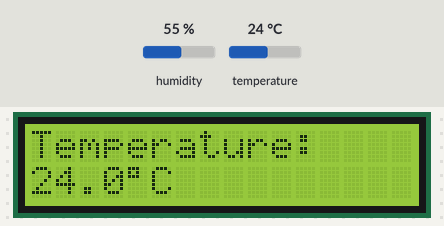
Bench run of a sketch on a simulated Arduino Uno, built with avr-gcc and run on an emulated ATmega328P. On the bench: 16×2 character LCD. The inputs (shaded band) are chosen by the test bench; at power-on: temperature 24 °C, humidity 55 %.

Above: at 1.2 s.
1.3 s: temperature set to 12 °C
At 3.4 s:
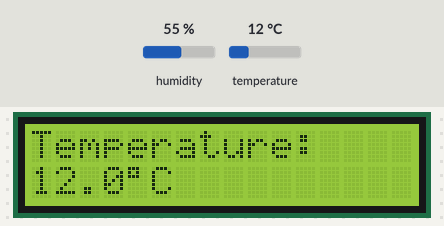
4.0 s: temperature set to 19 °C
At 4.7 s:
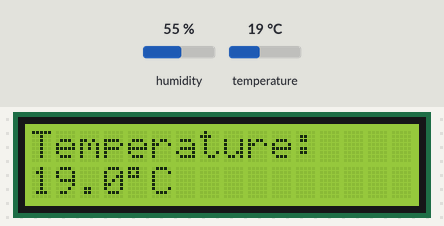
6.7 s: temperature set to 28 °C
At 9.5 s:
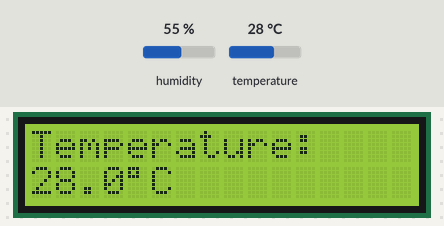
Timing chart, 0 to 11.0 s (numbered marks = the images above; inputs shaded):
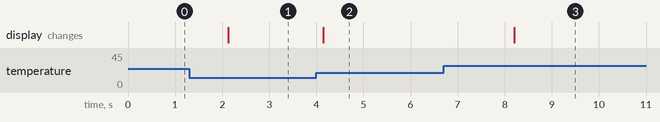

The sketch:

Task_3.ino
```cpp
#include <Wire.h>       //enables I2C communication between the Arduino and LCD.
#include <LiquidCrystal_I2C.h>   //controls the LCD through the I2C module.
#include <DHT.h>      //allows to communicate with the DHT22 sensor.

LiquidCrystal_I2C lcd(0x27, 16, 2);    //Initializing the LCD

#define DHTPIN 2           //means the sensor's DATA pin is connected to Arduino digital pin 2.
#define DHTTYPE DHT22      //tells the program which sensor model you are using.

DHT dht(DHTPIN, DHTTYPE);      //This creates an object named dht that the program uses to read the sensor.

void setup() {
  lcd.init();        //initializes the LCD.

  lcd.backlight();   //switches on  backlight.

  dht.begin();       //initializes communication with the DHT22.

  lcd.setCursor(0, 0);  //places the cursor at the first column of the first row.
  lcd.print("Temperature:");    //displays the heading
}

void loop() {
  float temp = dht.readTemperature();   //reads the temperature from the DHT22 sensor in degrees Celsius, float is data type, temp is variable in which data stoerd

  lcd.setCursor(0, 1);

  if (isnan(temp)) {         //isnan() means “is not a number.”

    lcd.print("Sensor Error    ");
  } else {
    lcd.print(temp, 1);      //displays the temperature with one digit after the decimal point, such as 28.5
    lcd.write(byte(223));    //displays the degree symbol ° on a compatible character LCD.
    lcd.print("C              ");   //displays Celsius and extra spaces to clear any old characters.
  }

  delay(2000);
}
```

Measured:
- after the input at 1.3 s, the display: changes after 0.83 s (image 1)
- after the input at 4.0 s, the display: changes after 0.15 s (image 2)
- after the input at 6.7 s, the display: changes after 1.5 s (image 3)
